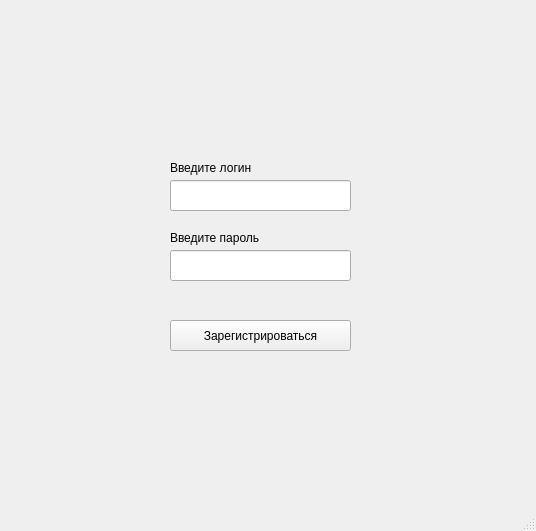
<?xml version="1.0" encoding="UTF-8"?>
<ui version="4.0">
 <class>MainWindow</class>
 <widget class="QMainWindow" name="MainWindow">
  <property name="geometry">
   <rect>
    <x>0</x>
    <y>0</y>
    <width>536</width>
    <height>531</height>
   </rect>
  </property>
  <property name="minimumSize">
   <size>
    <width>536</width>
    <height>531</height>
   </size>
  </property>
  <property name="maximumSize">
   <size>
    <width>536</width>
    <height>531</height>
   </size>
  </property>
  <property name="windowTitle">
   <string>Регистрация</string>
  </property>
  <widget class="QWidget" name="centralwidget">
   <widget class="QLineEdit" name="loginInput">
    <property name="geometry">
     <rect>
      <x>170</x>
      <y>180</y>
      <width>181</width>
      <height>31</height>
     </rect>
    </property>
   </widget>
   <widget class="QLineEdit" name="passwordInput">
    <property name="geometry">
     <rect>
      <x>170</x>
      <y>250</y>
      <width>181</width>
      <height>31</height>
     </rect>
    </property>
    <property name="frame">
     <bool>true</bool>
    </property>
    <property name="echoMode">
     <enum>QLineEdit::Password</enum>
    </property>
    <property name="clearButtonEnabled">
     <bool>false</bool>
    </property>
   </widget>
   <widget class="QLabel" name="labelPassword">
    <property name="geometry">
     <rect>
      <x>170</x>
      <y>230</y>
      <width>171</width>
      <height>16</height>
     </rect>
    </property>
    <property name="text">
     <string>Введите пароль</string>
    </property>
   </widget>
   <widget class="QLabel" name="labelLogin">
    <property name="geometry">
     <rect>
      <x>170</x>
      <y>160</y>
      <width>101</width>
      <height>16</height>
     </rect>
    </property>
    <property name="text">
     <string>Введите логин</string>
    </property>
   </widget>
   <widget class="QPushButton" name="signUpPushButton">
    <property name="geometry">
     <rect>
      <x>170</x>
      <y>320</y>
      <width>181</width>
      <height>31</height>
     </rect>
    </property>
    <property name="text">
     <string>Зарегистрироваться</string>
    </property>
   </widget>
  </widget>
  <widget class="QStatusBar" name="statusBar"/>
 </widget>
 <resources/>
 <connections/>
</ui>
